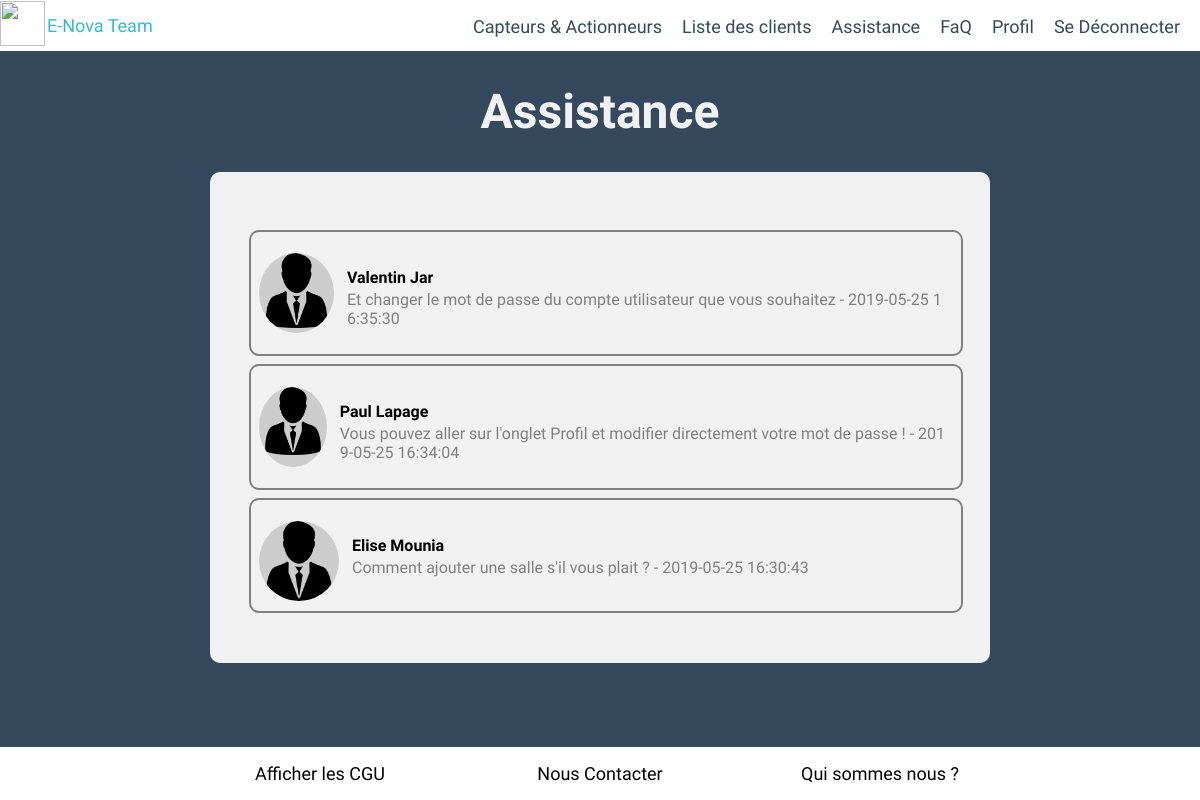
The page /index.php?page=mailbox (signed in) on the database its author committed.
### tables this page shows
CREATE TABLE IF NOT EXISTS `account` (
  `customer_number` int(11) NOT NULL AUTO_INCREMENT,
  `login` varchar(255) NOT NULL,
  `mail` varchar(255) NOT NULL,
  `phone_number` int(11) NOT NULL,
  `password` varchar(255) NOT NULL,
  `last_name` varchar(255) NOT NULL,
  `first_name` varchar(255) NOT NULL,
  `administrator_id` int(11) NOT NULL,
  PRIMARY KEY (`customer_number`)
);

### model/MailboxManager.php (called while the page is built, shortened)
<?php
class MailboxManager extends Manager
{
	function getListConversation($id)
	{
		$db = $this->databaseConnection();
		$listConversation = $db->prepare('SELECT date_time, mb2.content, first_name, last_name, customer_number FROM ( SELECT MAX(date_time) last_date_time, account_customer_number FROM mailbox WHERE mailbox.administrator_id = ? GROUP BY account_customer_number) AS mb INNER JOIN mailbox mb2 ON mb2.date_time = mb.last_date_time AND mb2.account_customer_number = mb.account_customer_number INNER JOIN account ON mb.account_customer_number = customer_number ORDER BY date_time DESC');
		$listConversation->execute(array($id));
		return $listConversation;
	}
}

### view/admin/mailbox/homeChatView.php (the view, shortened to what this page needs)
<!DOCTYPE html>
<html>
<head>
  <link rel="stylesheet" href="public/css/homeChatStyle.css">
</head>
<body>
  <?php require($_SERVER['DOCUMENT_ROOT'].'/app/view/admin/header.php'); ?>
  <div class="container">
    <h1>Assistance</h1>
    <div id="main">
      <div class="listConversations">
        <?php
        while ($conversation = $listConversation->fetch())
        {
          ?>
          <a href="index.php?page=mailbox&action=redirectionConversation&client_id=<?= $conversation['customer_number'] ?>">
            <div class="clientConversation">
              <div class="user-photo"><img src="public/images/client.png"></div>
              <div class="text">
                <p class="nameUser">
                  <?= htmlspecialchars($conversation['first_name'] . " " . $conversation['last_name']); ?>
                </p>
                <p class="lastMessage">
                  <?= htmlspecialchars($conversation['content'] . " - " . $conversation['date_time']); ?>
                </p>
              </div>
            </div>
          </a>
          <?php
        }
        ?>
      </div>
    </div>
  </div>
  <?php require($_SERVER['DOCUMENT_ROOT'].'/app/view/footer.php'); ?>
</body>
</html>

### index.php (shortened to what this page needs)
<?php
require($_SERVER['DOCUMENT_ROOT'].'/app/controller/admin/adminController.php');
try {
	if(!isset($_SESSION['type_connexion']) || empty($_SESSION['type_connexion'])){
		homeController();
	} elseif ($_SESSION['type_connexion'] == "user") {
		userController();
	} elseif ($_SESSION['type_connexion'] == "admin") {
		adminController();
	}
} catch(Exception $e) {
	$errorMessage = $e->getMessage();
	require($_SERVER['DOCUMENT_ROOT'].'/app/view/ErrorView.php');
}

### controller/admin/adminController.php (shortened to what this page needs)
<?php
require_once($_SERVER['DOCUMENT_ROOT'].'/app/controller/admin/adminMailboxController.php');
function adminController(){
	if (!isset($_GET['page']) || empty($_GET['page'])) {
		$page = "main";
	} else {
		$page = $_GET['page'];
	}
	switch ($page) {
		case 'mailbox':
		adminMailboxController();
		break;
	}
}

### controller/admin/adminMailboxController.php (shortened to what this page needs)
<?php
require_once($_SERVER['DOCUMENT_ROOT'].'/app/model/MailboxManager.php');
function adminMailboxController(){
	if (!isset($_GET['action']) || empty($_GET['action'])) {
		$action = "main";
	} else {
		$action = $_GET['action'];
	}
	switch ($action) {
		case 'main':
		$mailboxManager = new MailboxManager();
		$listConversation = $mailboxManager->getListConversation($_SESSION['id']);
		require($_SERVER['DOCUMENT_ROOT'].'/app/view/admin/mailbox/homeChatView.php');
		break;
	}
}

### view/admin/header.php (shortened to what this page needs)
<link rel="stylesheet" href="public/css/header.css">
<div class="navbar">
  <div class="navbar_left">
    <a href="index.php">E-Nova Team</a>
  </div>
  <div class="icon"><img src = "public/images/logo.PNG "/></div>
  <nav>
    <ul>
      <li><a href="index.php?page=device">Capteurs & Actionneurs</a></li>
      <li><a href="index.php?page=client">Liste des clients</a></li>
      <li><a href="index.php?page=mailbox">Assistance</a></li>
      <li><a href="index.php?page=faq">FaQ</a></li>
      <li><a href="index.php?page=profile">Profil</a></li>
      <li><a href="index.php?page=logOut">Se Déconnecter</a></li>
    </ul>
  </nav>
</div>

### view/footer.php (shortened to what this page needs)
<link rel="stylesheet" href="public/css/footer.css">
<div class="subnavbar">
	<div class="item">
		<button id="btn_cgu" onclick="location.href='index.php?page=footer&action=cgu'">Afficher les CGU</button>
	</div>
	<div class="item">
		<button id="btn_contact" class="btn_contact">Nous Contacter</button>
	</div>
	<div class="item">
		<button id="btn_quisommenous" onclick="location.href='index.php?page=footer&action=aboutUs'">Qui sommes nous ?</button>
	</div>
</div>

### public/css/homeChatStyle.css (style rules this page uses)
* { font-family:"Crete Round",serif; }
html { height: 100%; }
body { min-height: 100%; margin: 0; padding: 0; background-color: #34495E; }
.container { padding-bottom: 70px; }
a { text-decoration: none; }
body { background: #34495E; }
h1 { color: #f1f1f1; font-size: 3em; text-align: center; }
.listConversations { padding-bottom: 50px; padding-top: 50px; width : 65%; margin : auto; margin-top : 2%; background: #f1f1f1; overflow-x: hidden; overflow-y : hidden; border-radius :10px; }
.clientConversation { width : 90%; height : 5%; margin-top : 1%; margin-left : 5%; padding-bottom: 10px; border : 2px solid grey ; border-radius : 10px; display : flex; overflow-x: hidden; text-overflow: ellipsis; word-break: break-all; padding-right: 1%; }
.clientConversation .user-photo { vertical-align: middle; margin-left: 8px; margin-top : 21px; width: 80px; height: 80px; background : #CCC; border-radius: 50%; overflow : hidden; }
.clientConversation .user-photo img { width: 100%; }
.clientConversation .text { margin-left : 8px; margin-top : 20px; }
.text .nameUser { font-weight: bold; color : #000; padding-left : 5px; padding-bottom: 2px; }
.text .lastMessage { color : grey; margin-top : -15px; padding-left : 5px; }

### public/css/header.css (style rules this page uses)
.navbar { overflow: hidden; background-color: #FFFFFF; position: sticky; top:0; width: 100%; z-index: 2; }
.navbar_left a { color:#36b9cc; float: left; margin-left: 32px; padding: 15px; text-decoration: none; font-size: 18px; }
.navbar nav { float: right; }
.navbar nav ul li { float: left; display: inline-block; }
.navbar nav ul li a { color:#34495E; margin-right: 20px; font-weight: normal; font-style: normal; text-decoration: none; font-size: 18px; }
.icon { position: absolute; top:2%; left: 0%; width: 45px; height: 45px; }
.icon img { width: 45px; height: 45px; }

### public/css/footer.css (style rules this page uses)
* { font-family:"Crete Round",serif; }
body { margin: 0; padding: 0; }
body { position: relative; }
.subnavbar { overflow: hidden; background-color: #FFFFFF; width: 100%; text-align:center; position: absolute; left: 0; bottom: 0; margin: 0; padding: 0; letter-spacing: -0.25em; }
.item { display: inline-block; }
#btn_cgu { background-color: white; color: black; padding: 16px 20px; margin: 0; border: none; cursor: pointer; width: 280px; font-size: 18px; }
#btn_contact { background-color: white; color: black; padding: 16px 20px; margin: 0; border: none; cursor: pointer; width: 280px; font-size: 18px; }
#btn_quisommenous { background-color: white; color: black ; padding: 16px 20px; margin:0; border: none; cursor: pointer; width: 280px; font-size: 18px; }

### rows shown on the page
account: first_name+last_name "Valentin Jar", date_time "Et changer le mot de passe du compte utilisateur que vous souhaitez - 2019-05-25 16:35:30"
account: first_name+last_name "Paul Lapage", date_time "Vous pouvez aller sur l'onglet Profil et modifier directement votre mot de passe ! - 2019-05-25 16:34:04"
account: first_name+last_name "Elise Mounia", date_time "Comment ajouter une salle s'il vous plait ? - 2019-05-25 16:30:43"
